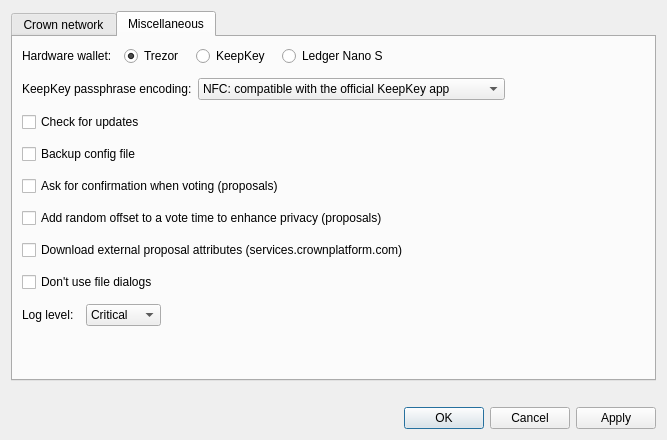
<?xml version="1.0" encoding="UTF-8"?>
<ui version="4.0">
 <class>ConfigDlg</class>
 <widget class="QDialog" name="ConfigDlg">
  <property name="windowModality">
   <enum>Qt::NonModal</enum>
  </property>
  <property name="geometry">
   <rect>
    <x>0</x>
    <y>0</y>
    <width>667</width>
    <height>440</height>
   </rect>
  </property>
  <property name="windowTitle">
   <string>Dialog</string>
  </property>
  <property name="modal">
   <bool>false</bool>
  </property>
  <layout class="QVBoxLayout" name="verticalLayout">
   <property name="spacing">
    <number>6</number>
   </property>
   <property name="sizeConstraint">
    <enum>QLayout::SetDefaultConstraint</enum>
   </property>
   <item>
    <widget class="QTabWidget" name="tabWidget">
     <property name="tabShape">
      <enum>QTabWidget::Rounded</enum>
     </property>
     <property name="currentIndex">
      <number>1</number>
     </property>
     <widget class="QWidget" name="tabCrownd">
      <attribute name="title">
       <string>Crown network</string>
      </attribute>
      <layout class="QVBoxLayout" name="verticalLayout_3">
       <property name="spacing">
        <number>3</number>
       </property>
       <property name="leftMargin">
        <number>3</number>
       </property>
       <property name="topMargin">
        <number>3</number>
       </property>
       <property name="rightMargin">
        <number>3</number>
       </property>
       <property name="bottomMargin">
        <number>3</number>
       </property>
       <item>
        <widget class="QSplitter" name="splitter">
         <property name="orientation">
          <enum>Qt::Horizontal</enum>
         </property>
         <property name="opaqueResize">
          <bool>true</bool>
         </property>
         <property name="childrenCollapsible">
          <bool>true</bool>
         </property>
         <widget class="QWidget" name="layoutWidget">
          <layout class="QVBoxLayout" name="layoutConnList" stretch="0,0,0">
           <property name="spacing">
            <number>2</number>
           </property>
           <item>
            <widget class="QFrame" name="frame">
             <property name="frameShape">
              <enum>QFrame::NoFrame</enum>
             </property>
             <property name="frameShadow">
              <enum>QFrame::Raised</enum>
             </property>
             <layout class="QHBoxLayout" name="horizontalLayout">
              <property name="spacing">
               <number>1</number>
              </property>
              <property name="leftMargin">
               <number>0</number>
              </property>
              <property name="topMargin">
               <number>0</number>
              </property>
              <property name="rightMargin">
               <number>0</number>
              </property>
              <property name="bottomMargin">
               <number>2</number>
              </property>
              <item>
               <widget class="QToolButton" name="btnNewConn">
                <property name="minimumSize">
                 <size>
                  <width>26</width>
                  <height>26</height>
                 </size>
                </property>
                <property name="toolTip">
                 <string>Add New Connection</string>
                </property>
                <property name="text">
                 <string/>
                </property>
               </widget>
              </item>
              <item>
               <widget class="QToolButton" name="btnDeleteConn">
                <property name="minimumSize">
                 <size>
                  <width>26</width>
                  <height>26</height>
                 </size>
                </property>
                <property name="toolTip">
                 <string>Delete Current Connection</string>
                </property>
                <property name="text">
                 <string/>
                </property>
               </widget>
              </item>
              <item>
               <widget class="QToolButton" name="btnMoveUpConn">
                <property name="minimumSize">
                 <size>
                  <width>26</width>
                  <height>26</height>
                 </size>
                </property>
                <property name="toolTip">
                 <string>Move Up Current Connection</string>
                </property>
                <property name="text">
                 <string/>
                </property>
               </widget>
              </item>
              <item>
               <widget class="QToolButton" name="btnMoveDownConn">
                <property name="minimumSize">
                 <size>
                  <width>26</width>
                  <height>26</height>
                 </size>
                </property>
                <property name="toolTip">
                 <string>Move Down Current Connection</string>
                </property>
                <property name="text">
                 <string/>
                </property>
               </widget>
              </item>
              <item>
               <widget class="QToolButton" name="btnRestoreDefault">
                <property name="minimumSize">
                 <size>
                  <width>26</width>
                  <height>26</height>
                 </size>
                </property>
                <property name="toolTip">
                 <string>Restore Default Connections</string>
                </property>
                <property name="text">
                 <string/>
                </property>
               </widget>
              </item>
              <item>
               <spacer name="horizontalSpacer">
                <property name="orientation">
                 <enum>Qt::Horizontal</enum>
                </property>
                <property name="sizeHint" stdset="0">
                 <size>
                  <width>40</width>
                  <height>20</height>
                 </size>
                </property>
               </spacer>
              </item>
             </layout>
            </widget>
           </item>
           <item>
            <widget class="QLabel" name="label">
             <property name="text">
              <string>Connections:</string>
             </property>
            </widget>
           </item>
           <item>
            <widget class="QListWidget" name="lstConns">
             <property name="sizePolicy">
              <sizepolicy hsizetype="Preferred" vsizetype="Expanding">
               <horstretch>0</horstretch>
               <verstretch>0</verstretch>
              </sizepolicy>
             </property>
             <property name="baseSize">
              <size>
               <width>150</width>
               <height>0</height>
              </size>
             </property>
             <property name="frameShape">
              <enum>QFrame::StyledPanel</enum>
             </property>
             <property name="selectionMode">
              <enum>QAbstractItemView::ExtendedSelection</enum>
             </property>
            </widget>
           </item>
          </layout>
         </widget>
         <widget class="QFrame" name="detailsFrame">
          <property name="sizePolicy">
           <sizepolicy hsizetype="Expanding" vsizetype="Preferred">
            <horstretch>0</horstretch>
            <verstretch>0</verstretch>
           </sizepolicy>
          </property>
          <property name="frameShape">
           <enum>QFrame::StyledPanel</enum>
          </property>
          <property name="midLineWidth">
           <number>0</number>
          </property>
          <layout class="QVBoxLayout" name="verticalLayout_4">
           <property name="topMargin">
            <number>12</number>
           </property>
          </layout>
         </widget>
        </widget>
       </item>
       <item>
        <layout class="QVBoxLayout" name="verticalLayout_5">
         <property name="sizeConstraint">
          <enum>QLayout::SetDefaultConstraint</enum>
         </property>
         <item>
          <widget class="QCheckBox" name="chbRandomConn">
           <property name="toolTip">
            <string>Pick random connection to distribute clients' load over multiple nodes.</string>
           </property>
           <property name="text">
            <string>Pick random connection</string>
           </property>
          </widget>
         </item>
        </layout>
       </item>
      </layout>
     </widget>
     <widget class="QWidget" name="tabMisc">
      <attribute name="title">
       <string>Miscellaneous</string>
      </attribute>
      <layout class="QVBoxLayout" name="verticalLayout_2">
       <property name="spacing">
        <number>12</number>
       </property>
       <item>
        <layout class="QHBoxLayout" name="layHardwareWallet">
         <item>
          <widget class="QLabel" name="label_3">
           <property name="text">
            <string>Hardware wallet:</string>
           </property>
           <property name="alignment">
            <set>Qt::AlignLeading|Qt::AlignLeft|Qt::AlignVCenter</set>
           </property>
           <property name="margin">
            <number>0</number>
           </property>
          </widget>
         </item>
         <item>
          <widget class="QRadioButton" name="chbHwTrezor">
           <property name="minimumSize">
            <size>
             <width>60</width>
             <height>0</height>
            </size>
           </property>
           <property name="maximumSize">
            <size>
             <width>70</width>
             <height>16777215</height>
            </size>
           </property>
           <property name="text">
            <string>Trezor</string>
           </property>
           <property name="checked">
            <bool>true</bool>
           </property>
          </widget>
         </item>
         <item>
          <widget class="QRadioButton" name="chbHwKeepKey">
           <property name="minimumSize">
            <size>
             <width>70</width>
             <height>0</height>
            </size>
           </property>
           <property name="maximumSize">
            <size>
             <width>90</width>
             <height>16777215</height>
            </size>
           </property>
           <property name="text">
            <string>KeepKey</string>
           </property>
          </widget>
         </item>
         <item>
          <widget class="QRadioButton" name="chbHwLedgerNanoS">
           <property name="text">
            <string>Ledger Nano S</string>
           </property>
          </widget>
         </item>
         <item>
          <spacer name="horizontalSpacer_2">
           <property name="orientation">
            <enum>Qt::Horizontal</enum>
           </property>
           <property name="sizeHint" stdset="0">
            <size>
             <width>40</width>
             <height>20</height>
            </size>
           </property>
          </spacer>
         </item>
        </layout>
       </item>
       <item>
        <widget class="QWidget" name="wdgKeepkeyPassEncoding" native="true">
         <layout class="QHBoxLayout" name="horizontalLayout_2">
          <property name="leftMargin">
           <number>0</number>
          </property>
          <property name="topMargin">
           <number>0</number>
          </property>
          <property name="rightMargin">
           <number>0</number>
          </property>
          <property name="bottomMargin">
           <number>0</number>
          </property>
          <item>
           <widget class="QLabel" name="lblKeepkeyPassEncoding">
            <property name="text">
             <string>KeepKey passphrase encoding:</string>
            </property>
            <property name="openExternalLinks">
             <bool>true</bool>
            </property>
           </widget>
          </item>
          <item>
           <widget class="QComboBox" name="cboKeepkeyPassEncoding">
            <property name="sizePolicy">
             <sizepolicy hsizetype="Preferred" vsizetype="Fixed">
              <horstretch>0</horstretch>
              <verstretch>0</verstretch>
             </sizepolicy>
            </property>
            <item>
             <property name="text">
              <string>NFC: compatible with the official KeepKey app</string>
             </property>
            </item>
            <item>
             <property name="text">
              <string>NFKD: compatible with BIP-39 standard and Trezor</string>
             </property>
            </item>
           </widget>
          </item>
          <item>
           <spacer name="horizontalSpacer_4">
            <property name="orientation">
             <enum>Qt::Horizontal</enum>
            </property>
            <property name="sizeHint" stdset="0">
             <size>
              <width>40</width>
              <height>20</height>
             </size>
            </property>
           </spacer>
          </item>
         </layout>
        </widget>
       </item>
       <item>
        <widget class="QCheckBox" name="chbCheckForUpdates">
         <property name="text">
          <string>Check for updates</string>
         </property>
        </widget>
       </item>
       <item>
        <widget class="QCheckBox" name="chbBackupConfigFile">
         <property name="toolTip">
          <string>If checked, old config file will be saved when changing configuration</string>
         </property>
         <property name="text">
          <string>Backup config file</string>
         </property>
        </widget>
       </item>
       <item>
        <widget class="QCheckBox" name="chbConfirmWhenVoting">
         <property name="text">
          <string>Ask for confirmation when voting (proposals)</string>
         </property>
        </widget>
       </item>
       <item>
        <widget class="QCheckBox" name="chbAddRandomOffsetToVotingTime">
         <property name="text">
          <string>Add random offset to a vote time to enhance privacy (proposals)</string>
         </property>
        </widget>
       </item>
       <item>
        <widget class="QCheckBox" name="chbDownloadProposalExternalData">
         <property name="text">
          <string>Download external proposal attributes (services.crownplatform.com)</string>
         </property>
        </widget>
       </item>
       <item>
        <widget class="QCheckBox" name="chbDontUseFileDialogs">
         <property name="toolTip">
          <string/>
         </property>
         <property name="text">
          <string>Don't use file dialogs</string>
         </property>
        </widget>
       </item>
       <item>
        <layout class="QHBoxLayout" name="hlLogLevel">
         <item>
          <widget class="QLabel" name="lblLogLevel">
           <property name="text">
            <string>Log level:</string>
           </property>
          </widget>
         </item>
         <item>
          <widget class="QComboBox" name="cboLogLevel">
           <item>
            <property name="text">
             <string>Critical</string>
            </property>
           </item>
           <item>
            <property name="text">
             <string>Error</string>
            </property>
           </item>
           <item>
            <property name="text">
             <string>Warning</string>
            </property>
           </item>
           <item>
            <property name="text">
             <string>Info</string>
            </property>
           </item>
           <item>
            <property name="text">
             <string>Debug</string>
            </property>
           </item>
          </widget>
         </item>
         <item>
          <spacer name="horizontalSpacer_3">
           <property name="orientation">
            <enum>Qt::Horizontal</enum>
           </property>
           <property name="sizeHint" stdset="0">
            <size>
             <width>40</width>
             <height>20</height>
            </size>
           </property>
          </spacer>
         </item>
        </layout>
       </item>
       <item>
        <spacer name="verticalSpacer">
         <property name="orientation">
          <enum>Qt::Vertical</enum>
         </property>
         <property name="sizeHint" stdset="0">
          <size>
           <width>20</width>
           <height>40</height>
          </size>
         </property>
        </spacer>
       </item>
      </layout>
     </widget>
    </widget>
   </item>
   <item>
    <widget class="QLabel" name="lblStatus">
     <property name="frameShape">
      <enum>QFrame::NoFrame</enum>
     </property>
     <property name="text">
      <string/>
     </property>
     <property name="openExternalLinks">
      <bool>true</bool>
     </property>
     <property name="textInteractionFlags">
      <set>Qt::LinksAccessibleByMouse|Qt::TextSelectableByMouse</set>
     </property>
    </widget>
   </item>
   <item>
    <widget class="QDialogButtonBox" name="buttonBox">
     <property name="orientation">
      <enum>Qt::Horizontal</enum>
     </property>
     <property name="standardButtons">
      <set>QDialogButtonBox::Apply|QDialogButtonBox::Cancel|QDialogButtonBox::Ok</set>
     </property>
    </widget>
   </item>
  </layout>
 </widget>
 <resources/>
 <connections>
  <connection>
   <sender>buttonBox</sender>
   <signal>accepted()</signal>
   <receiver>ConfigDlg</receiver>
   <slot>accept()</slot>
   <hints>
    <hint type="sourcelabel">
     <x>248</x>
     <y>254</y>
    </hint>
    <hint type="destinationlabel">
     <x>157</x>
     <y>274</y>
    </hint>
   </hints>
  </connection>
  <connection>
   <sender>buttonBox</sender>
   <signal>rejected()</signal>
   <receiver>ConfigDlg</receiver>
   <slot>reject()</slot>
   <hints>
    <hint type="sourcelabel">
     <x>316</x>
     <y>260</y>
    </hint>
    <hint type="destinationlabel">
     <x>286</x>
     <y>274</y>
    </hint>
   </hints>
  </connection>
 </connections>
</ui>
